Frame 1 (no input): blank canvas, image omitted
Frame 60 (the mouse pressed at the canvas centre just before this capture): blank canvas, image omitted
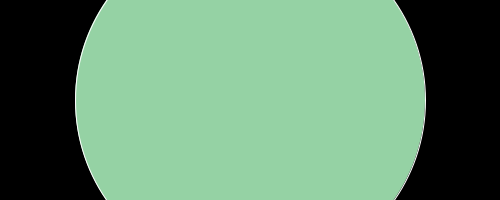
Frame 120 (the mouse held since frame 60 and released just before this capture)

The Processing sketch whose frames 1 and 60 were blank and that drew this single picture after the mouse press (run headless with seeded random() and noise(); from frame 60 on, the mouse is pressed at the canvas centre):

// Processing sketch: processing_107568
// ── processing_107568.pde

void setup () {
  size(500,200);
  background(0);
}
void draw(){
  variableEllipse(mouseX,mouseY,pmouseX,pmouseY);
}
void variableEllipse(int x,int y,int px,int py){
  float speed=abs(x-px)+abs(y-py);
  stroke(speed);
  float r=random(255);
  float s=random(255);
  float t=random(255);
  fill (r,s,t);
  ellipse(x,y,speed,speed);
}
